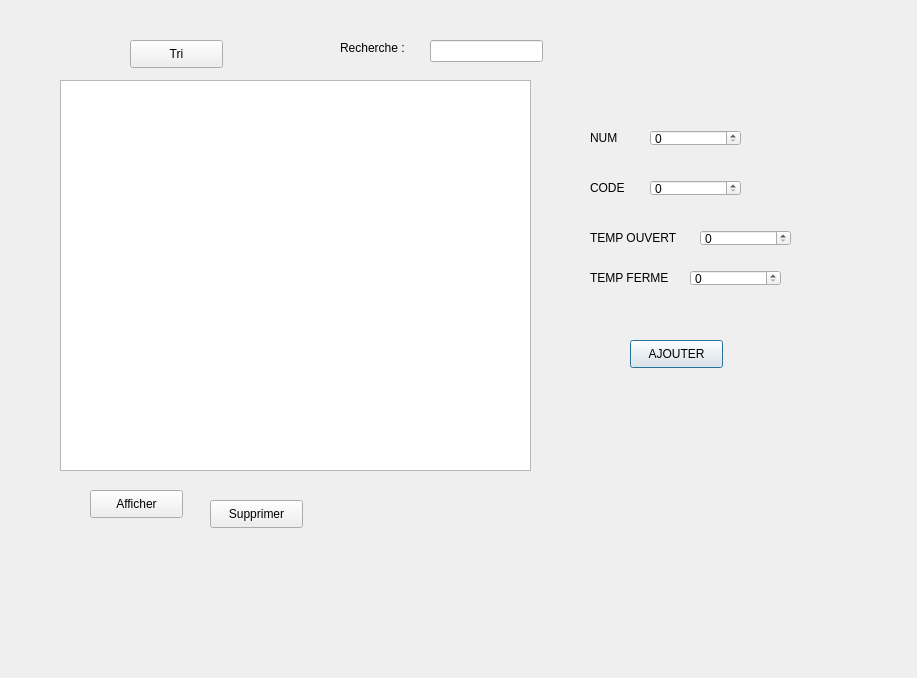
<?xml version="1.0" encoding="UTF-8"?>
<ui version="4.0">
 <class>portes</class>
 <widget class="QDialog" name="portes">
  <property name="geometry">
   <rect>
    <x>0</x>
    <y>0</y>
    <width>917</width>
    <height>678</height>
   </rect>
  </property>
  <property name="windowTitle">
   <string>Dialog</string>
  </property>
  <widget class="QTableView" name="tableView_port">
   <property name="geometry">
    <rect>
     <x>60</x>
     <y>80</y>
     <width>471</width>
     <height>391</height>
    </rect>
   </property>
  </widget>
  <widget class="QLabel" name="label">
   <property name="geometry">
    <rect>
     <x>590</x>
     <y>130</y>
     <width>56</width>
     <height>16</height>
    </rect>
   </property>
   <property name="text">
    <string>NUM</string>
   </property>
  </widget>
  <widget class="QLabel" name="label_2">
   <property name="geometry">
    <rect>
     <x>590</x>
     <y>180</y>
     <width>56</width>
     <height>16</height>
    </rect>
   </property>
   <property name="text">
    <string>CODE</string>
   </property>
  </widget>
  <widget class="QLabel" name="label_3">
   <property name="geometry">
    <rect>
     <x>590</x>
     <y>230</y>
     <width>91</width>
     <height>16</height>
    </rect>
   </property>
   <property name="text">
    <string>TEMP OUVERT</string>
   </property>
  </widget>
  <widget class="QLabel" name="label_4">
   <property name="geometry">
    <rect>
     <x>590</x>
     <y>270</y>
     <width>91</width>
     <height>16</height>
    </rect>
   </property>
   <property name="text">
    <string>TEMP FERME</string>
   </property>
  </widget>
  <widget class="QSpinBox" name="spinBox_NUMPORT">
   <property name="geometry">
    <rect>
     <x>650</x>
     <y>130</y>
     <width>91</width>
     <height>16</height>
    </rect>
   </property>
  </widget>
  <widget class="QSpinBox" name="spinBox_CODEPORT">
   <property name="geometry">
    <rect>
     <x>650</x>
     <y>180</y>
     <width>91</width>
     <height>16</height>
    </rect>
   </property>
  </widget>
  <widget class="QSpinBox" name="spinBox_TEMPOUVERT">
   <property name="geometry">
    <rect>
     <x>700</x>
     <y>230</y>
     <width>91</width>
     <height>16</height>
    </rect>
   </property>
  </widget>
  <widget class="QSpinBox" name="spinBox_TEMPFERME">
   <property name="geometry">
    <rect>
     <x>690</x>
     <y>270</y>
     <width>91</width>
     <height>16</height>
    </rect>
   </property>
  </widget>
  <widget class="QPushButton" name="pushButton_Ajouter">
   <property name="geometry">
    <rect>
     <x>630</x>
     <y>340</y>
     <width>93</width>
     <height>28</height>
    </rect>
   </property>
   <property name="text">
    <string>AJOUTER</string>
   </property>
  </widget>
  <widget class="QPushButton" name="pushButton_Afficher">
   <property name="geometry">
    <rect>
     <x>90</x>
     <y>490</y>
     <width>93</width>
     <height>28</height>
    </rect>
   </property>
   <property name="text">
    <string>Afficher</string>
   </property>
  </widget>
  <widget class="QPushButton" name="pushButton_supprimer">
   <property name="geometry">
    <rect>
     <x>210</x>
     <y>500</y>
     <width>93</width>
     <height>28</height>
    </rect>
   </property>
   <property name="text">
    <string>Supprimer</string>
   </property>
  </widget>
  <widget class="QPushButton" name="pushButton_TRI">
   <property name="geometry">
    <rect>
     <x>130</x>
     <y>40</y>
     <width>93</width>
     <height>28</height>
    </rect>
   </property>
   <property name="text">
    <string>Tri</string>
   </property>
  </widget>
  <widget class="QLabel" name="label_5">
   <property name="geometry">
    <rect>
     <x>340</x>
     <y>40</y>
     <width>71</width>
     <height>16</height>
    </rect>
   </property>
   <property name="text">
    <string>Recherche : </string>
   </property>
  </widget>
  <widget class="QLineEdit" name="txt_search">
   <property name="geometry">
    <rect>
     <x>430</x>
     <y>40</y>
     <width>113</width>
     <height>22</height>
    </rect>
   </property>
  </widget>
 </widget>
 <resources/>
 <connections/>
</ui>
